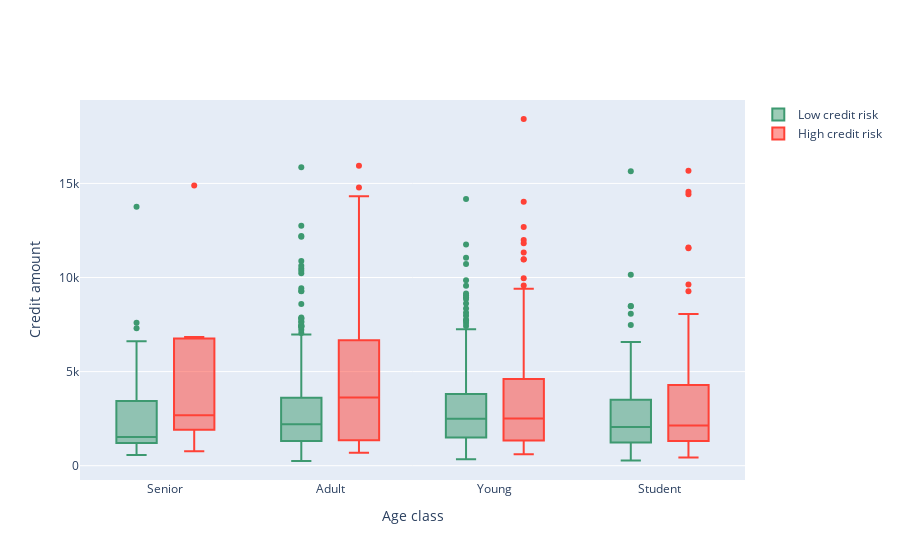

The code cell stored with this chart in its notebook:
### Code cell
# Grouped boxplots with credit amount by age class and credit type
trace0 = go.Box(
            y=df_low["Credit amount"],
            x=df_low["Age_cat"],
            name='Low credit risk',
            marker=dict(
                color='#3D9970'
            )
)

trace1 = go.Box(
            y=df_high['Credit amount'],
            x=df_high['Age_cat'],
            name='High credit risk',
            marker=dict(
                color='#FF4136'
            )
)
    
data = [trace0, trace1]

layout = go.Layout(
    yaxis=dict(
        title='Credit amount',
        zeroline=False
    ),
    xaxis=dict(
        title='Age class'
    ),
    boxmode='group'
)
fig = go.Figure(data=data, layout=layout)

py.iplot(fig, filename='box-age-cat')

### Figure 1 — Plotly figure (JSON) as saved in the notebook; plotly's stock layout.template omitted (floating-point values rounded to 4 significant figures; data arrays with more than 128 entries replaced by an {"elided": "..."} marker saying what was removed)
{"data": [{"marker": {"color": "#3D9970"}, "name": "Low credit risk", "type": "box", "x": {"elided": "700 str values"}, "y": {"elided": "700 int values"}}, {"marker": {"color": "#FF4136"}, "name": "High credit risk", "type": "box", "x": {"elided": "300 str values"}, "y": {"elided": "300 int values"}}], "layout": {"boxmode": "group", "xaxis": {"title": {"text": "Age class"}}, "yaxis": {"title": {"text": "Credit amount"}, "zeroline": false}}}
